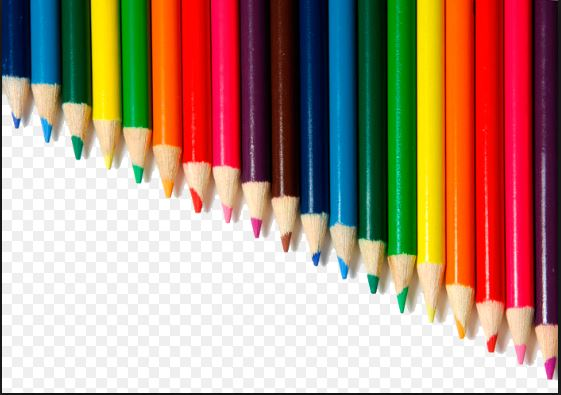
%> input picture 03_Working/DATA_ANALYSIS/TotalFile/pencil.JPG, 561 x 395 px
$ octave Eao_edge.m   (GNU Octave 9; MATLAB toolbox functions it lacks are replaced by stand-ins)
%> lines starting %> are read from the running program, lines starting %| are printed output that depends on the picture; in (x1, y1, x2, y2) boxes, pixels count from 0 and x2, y2 are one past the last pixel; in counts of white or black regions, pixels touching at a corner belong together; the program's own positions count from 1
I = imread('pencil.jpg');
%> I is the input picture: size 395x561x3 uint8; mean R, G, B 175.9, 144.9, 128.3
grayImage = rgb2gray(I);
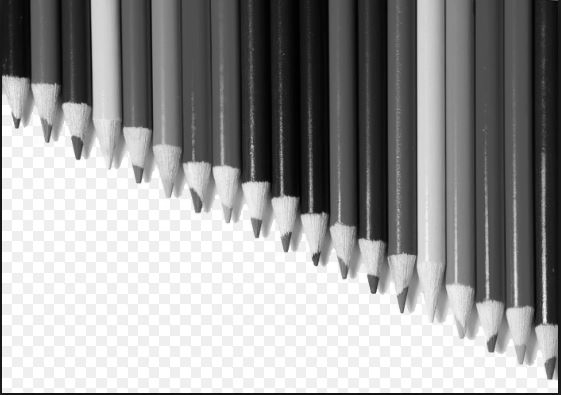
%> grayImage: size 395x561 uint8; min 0, max 255, mean 152.3
ndims(grayImage);
imshow(I);
BW1 = edge(grayImage,'sobel');
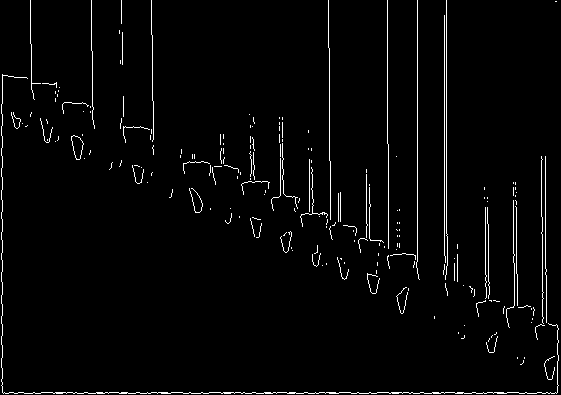
%> BW1: size 395x561 logical; 2.5% white in thin lines or dots
BW2 = edge(grayImage,'canny');
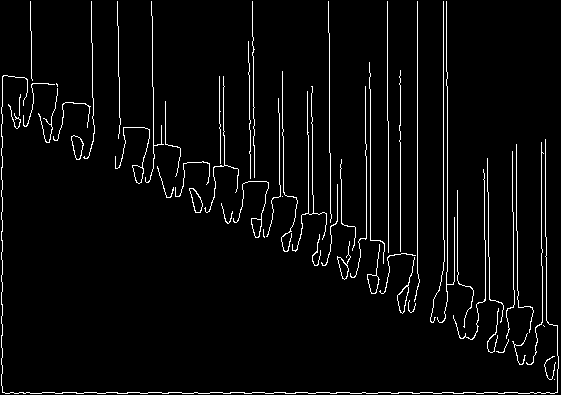
%> BW2: size 395x561 logical; 3.8% white in thin lines or dots
figure;
imshowpair(BW1,BW2,'montage');
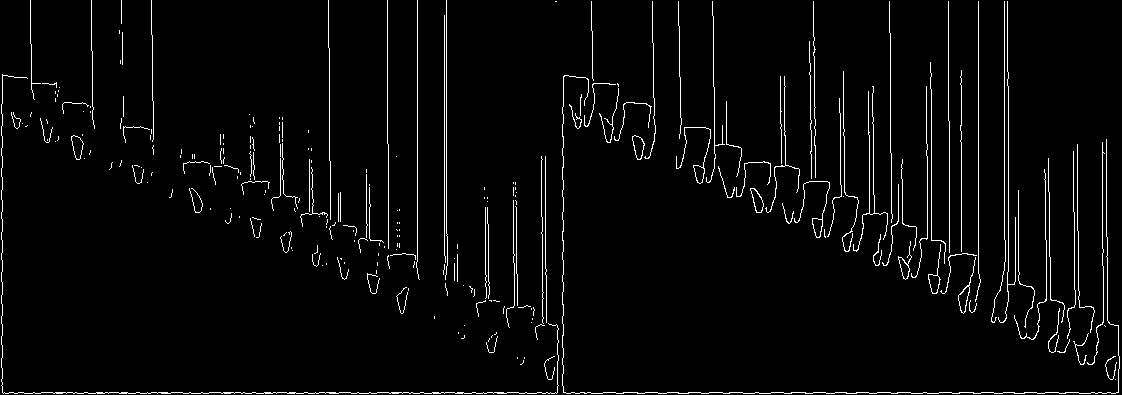
%> displayed picture: size 395x1122, on the screen's scale of 0 to 255; 3.2% white in thin lines or dots
title('Sobel Filter                                   Canny Filter');
%> (the run ends here)

$ run again, with 03_Working/DATA_ANALYSIS/TotalFile/duraincount2.jpg copied over 03_Working/DATA_ANALYSIS/TotalFile/pencil.JPG
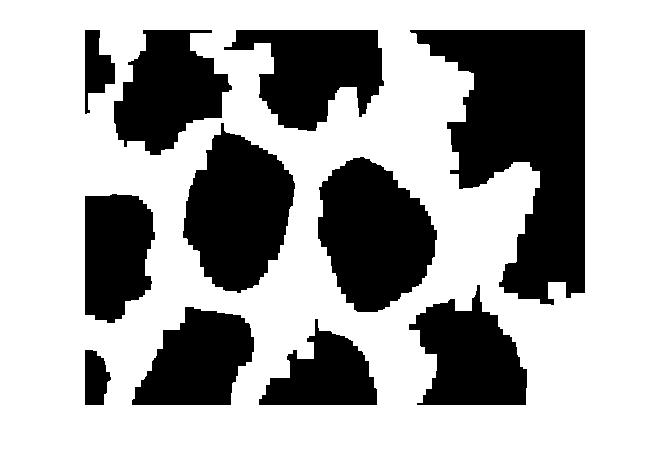
%> input picture 03_Working/DATA_ANALYSIS/TotalFile/duraincount2.jpg, 672 x 470 px
%> I is the input picture: size 470x672x3 uint8; min 0, max 255, mean 171
%> `BW1 = edge(grayImage,'sobel');`:
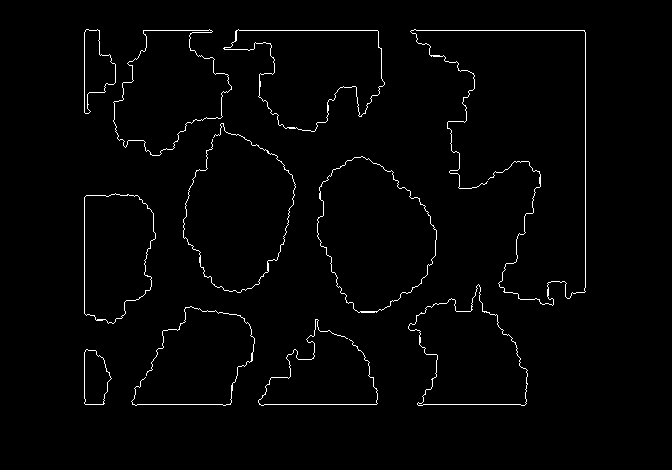
%> BW1: size 470x672 logical; 1.6% white in thin lines or dots, all inside (x1, y1, x2, y2) = (84, 29, 586, 406)
%> `imshowpair(BW1,BW2,'montage');`:
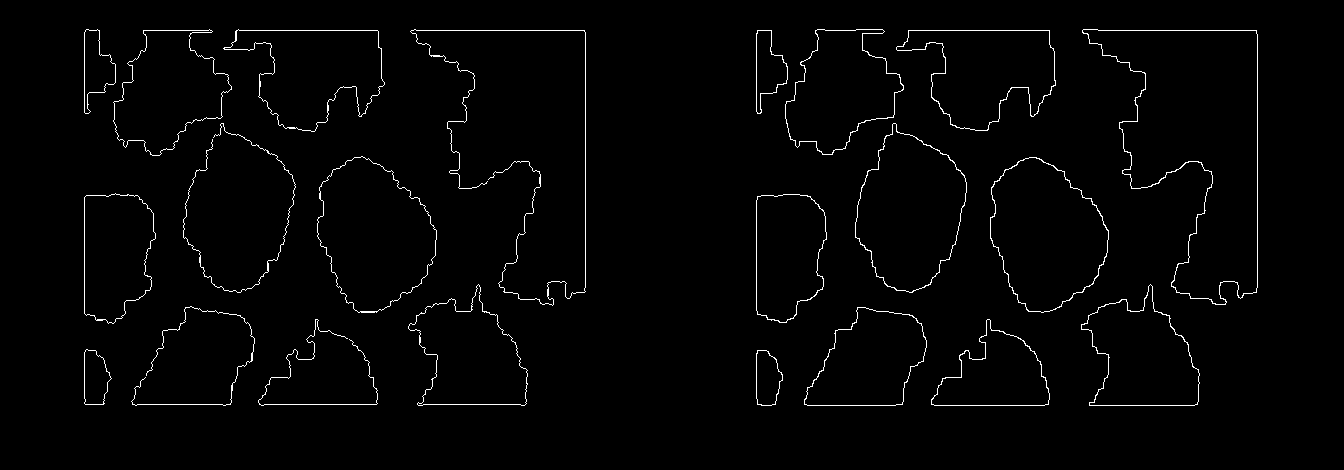
%> displayed picture: size 470x1344, on the screen's scale of 0 to 255; 1.7% white in thin lines or dots, all inside (x1, y1, x2, y2) = (84, 29, 1258, 406)
